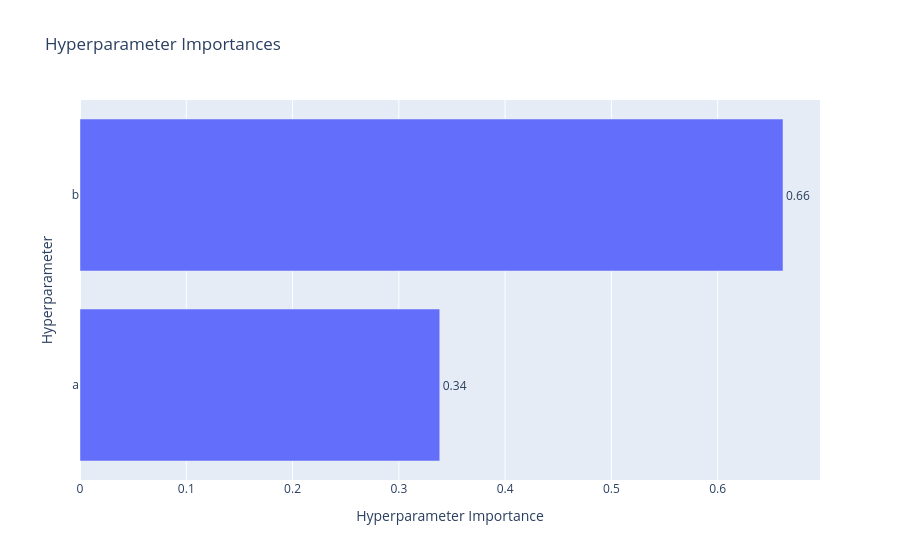

The cell this chart's notebook holds for it:
### Code cell
optuna.visualization.plot_param_importances(
    study, 
    target=lambda trial: trial.values[0])

### Figure 1 — Plotly figure (JSON) as saved in the notebook; plotly's stock layout.template omitted (floating-point values rounded to 4 significant figures)
{"data": [{"cliponaxis": false, "hovertemplate": ["a (FloatDistribution): 0.33851548462562014<extra></extra>", "b (FloatDistribution): 0.6614845153743799<extra></extra>"], "name": "Objective Value", "orientation": "h", "text": ["0.34", "0.66"], "textposition": "outside", "type": "bar", "x": [0.3385, 0.6615], "y": ["a", "b"]}], "layout": {"title": {"text": "Hyperparameter Importances"}, "xaxis": {"title": {"text": "Hyperparameter Importance"}}, "yaxis": {"title": {"text": "Hyperparameter"}}}}
